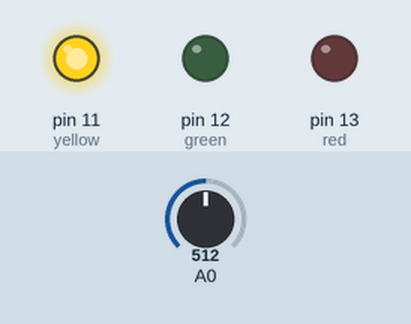
A sketch run on a simulated Arduino Uno, built with avr-gcc and run on an emulated ATmega328P. Shown: output pins drawn as LEDs (lit = HIGH). Inputs (shaded band) come from the test bench; at power-on: A0 = 512.

Above: at 1.2 s.
1.3 s: A0 set to 590
2.8 s: A0 set to 612
At 3.4 s:
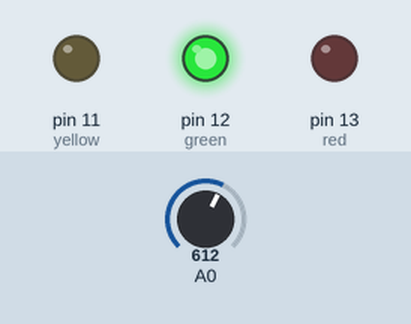
4.3 s: A0 set to 792
5.8 s: A0 set to 815
At 6.8 s:
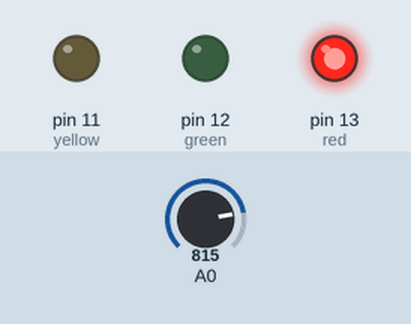
7.3 s: A0 set to 790
At 8.0 s:
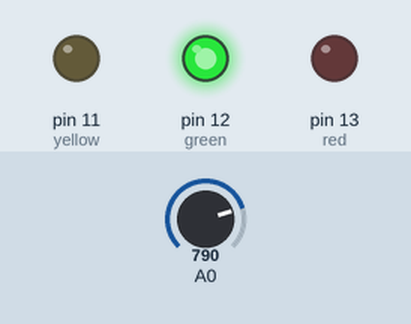
8.8 s: A0 set to 810
At 9.1 s:
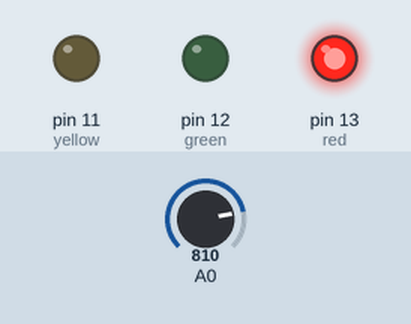
Timing chart, 0 to 11.3 s (numbered marks = the images above; inputs shaded):
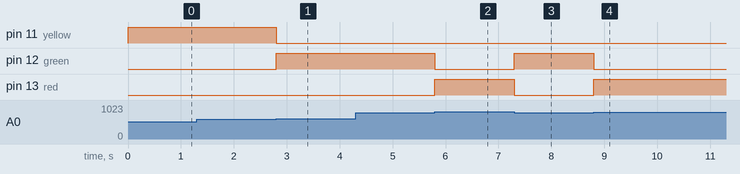

Measured:
- the behaviour switches between 599 and 600 on A0 (found by bisection; images 0 and 1)
- the behaviour switches between 799 and 800 on A0 (found by bisection; images 1 and 2)
- after the input at 1.3 s, every drawn part: stays the same
- after the input at 2.8 s, pin 11 (yellow): HIGH → LOW at once; pin 12 (green): LOW → HIGH at once
- after the input at 4.3 s, every drawn part: stays the same
- after the input at 5.8 s, pin 12 (green): HIGH → LOW at once; pin 13 (red): LOW → HIGH at once
- after the input at 7.3 s, pin 12 (green): LOW → HIGH at once; pin 13 (red): HIGH → LOW at once
- after the input at 8.8 s, pin 12 (green): HIGH → LOW at once; pin 13 (red): LOW → HIGH at once

The sketch:

led_conditional_operator.ino
```cpp
int red = 13;
int green = 12;
int yellow = 11;


void setup() {
  pinMode(red, OUTPUT);
  pinMode(green, OUTPUT);
  pinMode(yellow, OUTPUT);
}

void loop() {
  int analogValue = analogRead(A0);

  if (analogValue < 600) {
    digitalWrite(yellow, HIGH);
    digitalWrite(red, LOW);
    digitalWrite(green, LOW);
  }
  else if (analogValue < 800 ) {
    digitalWrite(yellow, LOW);
    digitalWrite(red, LOW);
    digitalWrite(green, HIGH);
  }
  else {
    digitalWrite(yellow, LOW);
    digitalWrite(green, LOW);
    digitalWrite(red, HIGH);
  }

}
```
